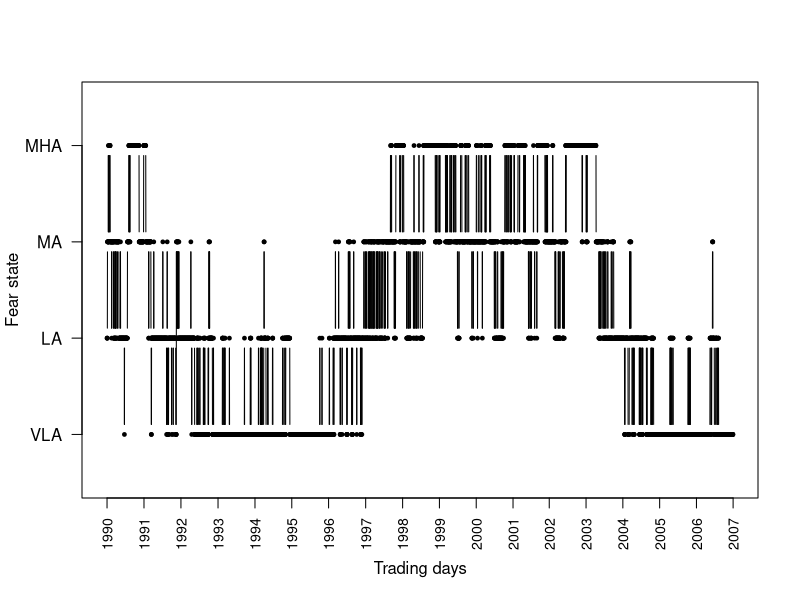
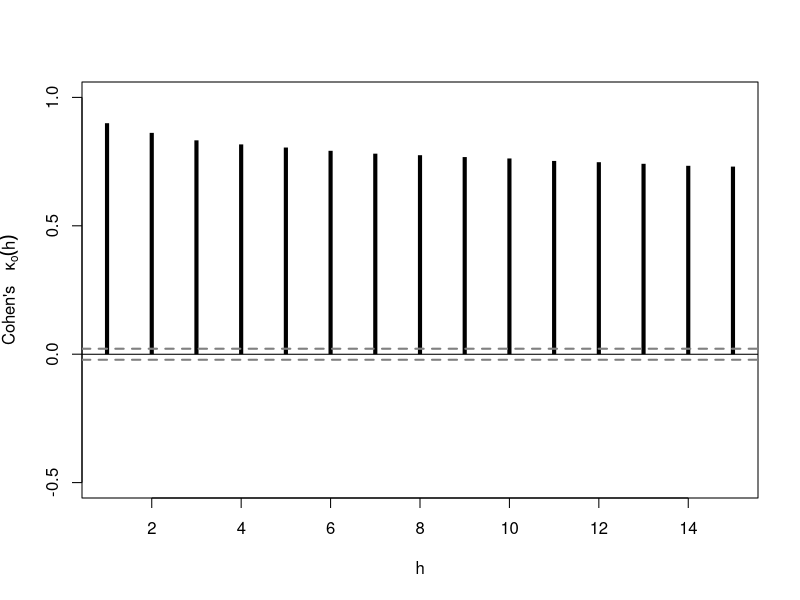
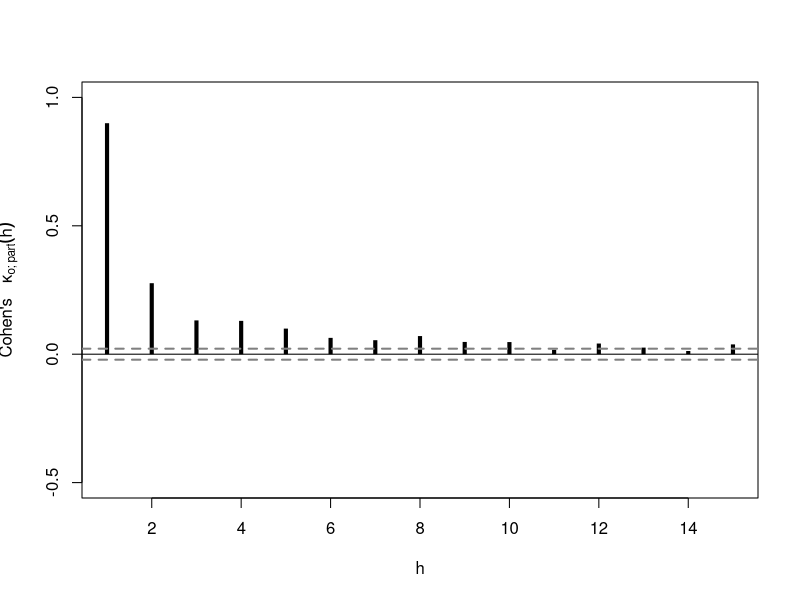

Source code (R) for these figures, in order: (Note: a time limit stopped this script after it produced the figures.)
#Fitting ordinal soft-clipping models models to ordinal fear states data

cReLU <- function(x) min(1, max(0,x))
cReLU <- Vectorize(cReLU)

sc <- function(x, pc, tol=0){
  min(1-tol, max(0+tol,x)) + pc*log1p(exp(-abs(x/pc))) - pc*log1p(exp(-abs((1-x)/pc)))
}
sc <- Vectorize(sc)

sci <- function(y, pc, tol=0){
  y + pc*log1p(-exp(-y/pc)) - pc*log1p(-exp(-(1-y)/pc))
}
sci <- Vectorize(sci)




#Ordinal binarization
ordbin <- function(j,d) 1 * (j <= (0:(d-1)))





#Conditional log-likelihood function for soft-clipping AR(p) process (par=c(parmarg,pardep) with parmarg=c(eta0,...,eta_{d-1})).
#Model version "IdD-scAR" with scalar parameters:

ll_scarp_scalar <- function(par,datanum,d, pc){ #states 1:(d+1)
  T <- length(datanum)
  p <- length(par)-d
  eta <- par[1:d]
  pardep <- par[(d+1):(d+p)] #alpha1,...,alphap
  
  value <- 0
  for (t in c((p+1):T)) {
    ft01 <- eta
    for(k in 1:p) ft01 <- ft01 + pardep[k]*obincodes[datanum[t-k],]
    ft01 <- c(0, sc(ft01, pc), 1)
    
    value <- value - log(ft01[datanum[t]+1]-ft01[datanum[t]])
  }
  value
}


#Constraints for optimization A %*% par >= b:
#etas in [0,1], non-decreasing
Amat_scalar <- function(d,p){
  value <- array(0,c(d+p+1, d+p))
  
  value[1,1] <- 1 #first CDF >=0
  for(i in 2:d){ #differences >=0
    value[i,i] <- 1
    value[i,i-1] <- (-1)
  }
  value[d+1,d] <- (-1) #last CDF <=1

  for(i in 1:p){ #AR >=0
    value[d+1+i,d+i] <- 1
  }
  
  value
}

bvec_scalar <- function(d,p){
  value <- rep(0, d+1+p)
  value[d+1] <- (-1)
  value
}






#Conditional log-likelihood function for soft-clipping AR(1,1) process (par=c(parmarg,pardep) with parmarg=c(eta0,...,eta_{d-1})).
#Model version "IdD-scAR" with scalar parameters:

ll_scar11_scalar <- function(par,datanum,d, pc){ #states 1:(d+1)
  T <- length(datanum)
  eta <- par[1:d]
  pardep <- par[(d+1):(d+2)] #alpha1,beta1
  
  #Initialize feedback term:
  feedb <- sc(eta, pc)
  
  value <- 0
  for (t in c(2:T)) {
    feedb <- sc(eta + pardep[1]*obincodes[datanum[t-1],] + pardep[2]*feedb, pc)
    ft01 <- c(0, feedb, 1)
    
    value <- value - log(ft01[datanum[t]+1]-ft01[datanum[t]])
  }
  value
}


#Constraints for optimization A %*% par >= b:
#use Amat_scalar and bvec_scalar with p=2






#Conditional log-likelihood function for soft-clipping AR(p,1) process (par=c(parmarg,pardep) with parmarg=c(eta0,...,eta_{d-1})).
#Model version "IdD-scAR" with scalar parameters:

ll_scarp1_scalar <- function(par,datanum,d, pc){ #states 1:(d+1)
  T <- length(datanum)
  p <- length(par)-d-1
  eta <- par[1:d]
  pardep <- par[-(1:d)] #alpha1,...,alphap,beta1
  
  #Initialize feedback term:
  feedb <- sc(eta, pc)
  # feedb <- hatf
  
  value <- 0
  for (t in c((p+1):T)) {
    ft01 <- eta + pardep[p+1]*feedb
	for(k in 1:p) ft01 <- ft01 + pardep[k]*obincodes[datanum[t-k],]
    feedb <- sc(ft01, pc)
    ft01 <- c(0, feedb, 1)
    
    value <- value - log(ft01[datanum[t]+1]-ft01[datanum[t]])
  }
  value
}


#Constraints for optimization A %*% par >= b:
#use Amat_scalar and bvec_scalar with p+1






#Conditional log-likelihood function for soft-clipping AR(p,2) process (par=c(parmarg,pardep) with parmarg=c(eta0,...,eta_{d-1})).
#Model version "IdD-scAR" with scalar parameters:

ll_scarp2_scalar <- function(par,datanum,d, pc){ #states 1:(d+1)
  T <- length(datanum)
  p <- length(par)-d-2
  eta <- par[1:d]
  pardep <- par[-(1:d)] #alpha1,...,alphap,beta1,beta2
  
  #Initialize feedback term:
  feedb1 <- feedb2 <- sc(eta, pc)
  
  value <- 0
  for (t in c((p+1):T)) {
    ft01 <- eta + pardep[p+1]*feedb1 + pardep[p+2]*feedb2
	for(k in 1:p) ft01 <- ft01 + pardep[k]*obincodes[datanum[t-k],]
	feedb2 <- feedb1
    feedb1 <- sc(ft01, pc)
    ft01 <- c(0, feedb1, 1)
    
    value <- value - log(ft01[datanum[t]+1]-ft01[datanum[t]])
  }
  value
}


#Constraints for optimization A %*% par >= b:
#use Amat_scalar and bvec_scalar with p+2






#Conditional log-likelihood function for soft-clipping AR(p,3) process (par=c(parmarg,pardep) with parmarg=c(eta0,...,eta_{d-1})).
#Model version "IdD-scAR" with scalar parameters:

ll_scarp3_scalar <- function(par,datanum,d, pc){ #states 1:(d+1)
  T <- length(datanum)
  p <- length(par)-d-3
  eta <- par[1:d]
  pardep <- par[-(1:d)] #alpha1,...,alphap,beta1,beta2,beta3
  
  #Initialize feedback term:
  feedb1 <- feedb2 <- feedb3 <- sc(eta, pc)
  
  value <- 0
  for (t in c((p+1):T)) {
    ft01 <- eta + pardep[p+1]*feedb1 + pardep[p+2]*feedb2 + pardep[p+3]*feedb3
	for(k in 1:p) ft01 <- ft01 + pardep[k]*obincodes[datanum[t-k],]
	feedb3 <- feedb2
	feedb2 <- feedb1
    feedb1 <- sc(ft01, pc)
    ft01 <- c(0, feedb1, 1)
    
    value <- value - log(ft01[datanum[t]+1]-ft01[datanum[t]])
  }
  value
}


#Constraints for optimization A %*% par >= b:
#use Amat_scalar and bvec_scalar with p+3






#Conditional log-likelihood function for soft-clipping AR(p,4) process (par=c(parmarg,pardep) with parmarg=c(eta0,...,eta_{d-1})).
#Model version "IdD-scAR" with scalar parameters:

ll_scarp4_scalar <- function(par,datanum,d, pc){ #states 1:(d+1)
  T <- length(datanum)
  p <- length(par)-d-4
  eta <- par[1:d]
  pardep <- par[-(1:d)] #alpha1,...,alphap,beta1,...,beta4
  
  #Initialize feedback term:
  feedb1 <- feedb2 <- feedb3 <- feedb4 <- sc(eta, pc)
  
  value <- 0
  for (t in c((p+1):T)) {
    ft01 <- eta + pardep[p+1]*feedb1 + pardep[p+2]*feedb2 + pardep[p+3]*feedb3 + pardep[p+4]*feedb4
	for(k in 1:p) ft01 <- ft01 + pardep[k]*obincodes[datanum[t-k],]
	feedb4 <- feedb3
	feedb3 <- feedb2
	feedb2 <- feedb1
    feedb1 <- sc(ft01, pc)
    ft01 <- c(0, feedb1, 1)
    
    value <- value - log(ft01[datanum[t]+1]-ft01[datanum[t]])
  }
  value
}


#Constraints for optimization A %*% par >= b:
#use Amat_scalar and bvec_scalar with p+4






#Fear states based on closing of VIX index for period 1990-2006

#End of years:
years <- c(1990:2007)
ends <- c(253,506,760,1013,1265,1517,1771,2024,2276,2528,2780,3028,3280,3532,3784,4036,4287)

#Fear states:
#"VLA" = "at most very low anxiety"
#"LA" = "low anxiety"
#"MA" = "moderate anxiety"
#"MHA" = "at least moderately high anxiety"

states <- c("VLA","LA","MA","MHA") #position in states corresponds to numeric code
nostates <- length(states)
nostates #4

d <- nostates-1

#Binarization:
nbincodes <- diag(1,nostates) #nominal binarization
obincodes <- array(0, c(nostates,d))
for(s in 0:d) obincodes[s+1,] <- ordbin(s,d)


datanum <- c(2,2,2,3,3,3,3,3,3,4,3,3,3,3,4,3,4,4,4,4,4,4,3,3,3,3,3,3,3,3,3,3,2,3,3,3,3,3,3,3,3,3,3,3,3,2,2,3,3,3,2,2,2,2,2,3,3,3,2,3,2,2,2,3,3,3,3,3,3,3,2,2,3,3,3,3,3,3,3,3,3,3,2,2,2,2,2,2,2,2,2,2,3,2,2,2,2,2,2,2,2,2,2,2,2,2,2,2,2,2,2,2,2,2,2,2,2,2,2,1,2,2,2,2,2,2,2,2,2,2,2,2,2,2,2,2,2,2,2,2,3,3,3,3,3,3,3,3,3,4,4,4,4,3,4,4,3,3,4,4,4,4,4,4,4,4,4,4,4,4,4,4,4,4,4,4,4,4,4,4,4,4,4,4,4,4,4,4,4,4,4,4,4,4,4,4,4,4,4,4,4,4,4,4,4,4,4,4,4,4,4,4,4,4,4,4,4,4,4,4,3,3,3,3,3,3,3,3,3,3,3,3,3,3,3,3,3,3,3,3,3,3,3,3,3,3,3,3,3,3,3,4,4,4,4,4,4,4,4,4,4,4,4,4,4,4,3,3,3,3,3,3,3,3,3,3,3,3,3,3,3,3,3,3,3,2,2,3,3,3,3,3,3,3,3,3,3,3,3,3,3,2,2,1,1,2,2,2,2,2,2,2,2,2,2,2,2,2,2,2,3,2,2,2,2,2,2,2,2,2,2,2,2,2,2,2,2,2,2,2,2,2,2,2,2,2,2,2,2,2,2,2,2,2,2,2,2,2,2,2,2,2,2,2,2,2,2,2,2,2,2,2,2,2,2,2,2,2,2,2,2,2,3,2,2,2,2,2,2,2,2,2,2,2,2,2,2,2,2,2,2,2,2,2,2,2,2,2,1,2,2,2,3,2,2,1,1,1,2,2,1,1,2,2,2,2,2,2,2,2,2,2,2,2,2,2,2,2,2,2,2,2,1,2,2,2,2,2,2,2,2,2,2,1,2,2,2,2,2,2,2,2,2,2,2,2,2,2,2,2,2,1,1,1,1,3,2,3,3,2,3,3,2,2,3,3,2,2,3,2,2,2,3,2,2,2,2,2,2,
2,2,2,2,2,2,2,2,2,2,2,2,2,2,2,2,2,2,2,2,2,2,2,2,2,2,2,2,2,2,2,2,2,2,2,2,2,2,2,2,2,2,2,2,2,2,2,2,2,2,2,2,2,2,2,2,2,2,2,2,2,2,2,2,2,2,2,2,2,2,2,2,2,2,2,3,2,2,2,2,2,1,2,2,2,2,2,2,2,2,2,2,2,2,2,2,2,2,2,2,2,1,1,1,1,1,1,1,1,1,1,1,1,1,1,1,2,2,2,2,1,1,2,2,2,2,2,1,1,1,1,1,1,1,1,1,2,2,1,1,1,1,1,1,1,1,1,1,1,1,1,1,1,1,1,1,1,1,1,1,1,2,1,2,1,1,1,1,1,2,2,2,1,1,1,1,1,1,1,1,1,1,1,1,1,1,1,1,1,1,1,1,1,1,2,1,1,2,2,3,2,3,2,3,2,2,2,2,2,2,2,2,2,2,2,2,2,2,2,2,2,2,2,1,1,1,1,1,1,1,2,1,1,1,1,1,1,1,1,1,1,1,1,1,1,1,1,1,1,1,1,1,1,1,1,1,1,1,1,1,1,1,1,1,1,1,1,1,1,1,1,1,1,1,1,1,1,1,1,1,1,1,1,1,1,1,1,1,1,1,1,2,2,2,2,1,2,1,1,1,1,1,1,1,1,2,1,1,1,2,1,1,1,1,1,1,1,1,1,1,1,1,1,1,1,1,1,1,1,1,1,1,1,1,1,1,1,1,1,2,1,1,1,1,1,1,1,1,1,1,1,1,1,1,1,1,1,1,1,1,1,1,1,1,1,1,1,1,1,1,1,1,1,1,1,1,1,1,1,1,1,1,1,1,1,1,1,1,1,1,1,1,1,1,1,1,1,1,1,1,1,1,1,1,1,1,1,1,1,1,1,1,1,1,1,1,1,1,1,1,1,1,1,1,1,1,1,1,1,1,1,1,1,1,1,1,1,1,1,1,1,1,2,1,1,1,1,1,1,1,1,1,1,1,1,1,1,1,1,1,1,1,1,1,1,1,1,1,1,1,1,1,1,1,1,1,1,1,1,1,1,1,2,2,1,2,2,1,1,1,1,1,1,1,1,1,1,1,1,
1,1,1,1,1,1,1,1,1,1,1,1,1,1,1,1,1,1,1,1,1,1,1,1,1,1,1,1,1,1,1,1,1,1,1,1,1,1,1,2,1,1,1,1,1,1,1,1,1,1,1,1,2,1,1,2,2,2,2,1,2,1,2,1,2,1,1,1,1,1,1,1,1,1,1,2,2,3,3,2,2,2,2,2,2,2,2,2,2,2,2,1,1,1,1,1,1,1,1,1,1,2,2,2,2,2,1,1,1,1,1,1,1,1,1,1,1,1,1,1,1,1,1,1,1,1,1,1,1,1,1,1,1,1,1,2,2,2,1,1,1,1,1,1,1,1,1,1,1,1,1,1,1,1,1,1,1,1,1,1,1,1,1,1,1,1,1,1,1,1,1,1,1,1,1,1,1,1,1,1,1,1,1,1,1,1,1,1,1,1,1,1,1,1,1,1,1,1,1,1,1,1,1,1,2,2,2,2,1,1,1,1,1,1,1,1,2,2,2,2,2,2,2,1,1,1,2,2,2,2,2,2,2,2,2,2,2,2,2,2,2,2,2,2,2,2,2,2,2,2,2,2,2,2,1,1,1,1,1,1,1,1,1,1,1,1,1,1,1,1,1,1,1,1,1,1,1,1,1,1,1,1,1,1,1,1,1,1,1,1,1,1,1,1,1,1,1,1,1,1,1,1,1,1,1,1,1,1,1,1,1,1,1,1,1,1,1,1,1,1,1,1,1,1,1,1,1,1,1,1,1,1,1,1,1,1,1,1,1,1,1,1,1,1,1,1,1,1,1,1,1,1,1,1,1,1,1,1,1,1,1,1,1,1,1,1,1,1,1,1,1,1,1,1,1,1,1,1,1,1,1,1,1,1,1,1,1,1,1,1,1,1,1,1,1,1,1,1,1,1,1,1,1,1,1,1,1,1,1,1,1,1,1,1,1,1,1,1,1,1,1,1,1,1,1,1,1,1,1,1,1,1,1,1,1,1,1,1,1,1,1,1,1,1,1,1,1,1,1,1,1,1,1,1,1,1,1,1,1,2,1,1,1,1,1,1,1,1,1,1,1,1,1,1,2,1,1,1,1,1,1,1,1,1,1,1,1,1,1,1,1,1,1,1,1,1,1,1,1,
1,1,1,1,1,1,1,1,1,1,1,1,1,1,1,1,1,1,1,1,1,1,1,1,1,2,2,1,1,1,1,1,1,1,1,1,1,1,1,1,1,1,1,1,1,1,1,1,1,1,1,2,2,2,2,1,1,1,2,2,2,2,2,2,2,2,2,3,2,2,2,2,2,2,2,2,2,2,2,2,2,2,2,2,2,2,2,2,2,3,2,2,2,2,2,2,2,2,2,1,1,1,2,2,2,2,2,2,2,2,2,2,2,1,2,2,2,2,2,2,2,2,2,2,2,2,2,2,2,2,2,2,2,2,2,2,2,2,2,2,2,2,2,2,1,1,1,1,1,2,2,2,2,2,2,3,3,2,2,2,3,3,3,2,2,3,3,2,2,2,2,2,2,2,2,2,2,2,2,1,2,1,1,1,1,2,2,2,2,2,2,2,3,2,2,2,2,2,2,2,2,2,2,2,2,2,2,2,2,2,2,2,2,1,2,2,2,2,2,2,2,2,2,2,2,2,2,2,2,2,2,2,2,2,2,2,2,2,2,1,2,1,1,1,2,2,2,2,1,2,2,2,2,2,2,2,2,2,2,2,2,3,3,3,3,2,2,2,2,2,2,2,2,3,3,2,2,2,3,3,2,2,2,2,2,2,2,2,2,2,2,3,3,3,2,2,2,2,3,3,2,3,2,2,2,2,2,3,3,3,2,2,3,3,3,3,3,2,3,2,2,2,2,2,2,3,3,3,3,2,3,2,2,3,3,3,3,3,2,2,2,2,2,2,2,2,2,2,2,3,2,3,3,3,3,2,3,2,2,3,3,3,3,3,3,3,3,2,3,3,2,2,2,2,2,2,2,2,3,3,3,3,2,2,2,2,2,2,2,3,3,3,3,3,3,3,3,3,3,3,2,2,2,2,3,2,2,2,2,2,3,3,3,3,3,3,3,3,3,3,3,3,3,3,3,2,3,3,3,3,3,3,3,3,3,3,3,3,3,3,3,3,3,3,4,3,3,3,3,4,4,4,3,3,3,3,3,3,3,3,3,3,3,3,3,3,3,3,3,3,2,3,2,3,3,3,3,2,2,3,3,4,4,4,4,4,4,4,4,4,4,4,4,4,4,4,4,4,4,
4,4,4,4,4,4,4,4,3,3,3,3,3,3,4,4,4,4,4,4,4,4,4,4,4,4,3,3,3,3,4,4,4,4,4,4,3,3,3,3,3,3,3,3,3,3,3,3,3,3,3,3,3,3,3,3,2,2,3,2,2,2,2,2,2,2,2,2,2,2,3,2,3,2,2,2,2,2,2,2,2,2,2,3,3,3,3,3,3,3,3,3,3,3,3,3,3,3,3,3,3,3,2,2,3,3,4,3,3,3,2,3,3,3,3,3,3,3,3,2,3,3,3,2,2,2,3,3,3,3,3,3,3,3,2,3,3,3,3,3,4,3,3,3,3,3,3,3,3,2,2,2,2,2,2,2,2,2,2,2,2,2,2,2,2,3,3,3,3,3,4,3,3,3,4,4,4,4,4,4,4,4,4,4,4,4,4,4,4,4,4,4,4,4,4,4,4,4,4,4,4,4,4,4,4,4,4,4,4,4,4,4,4,4,4,4,4,4,4,4,4,4,4,4,4,4,4,4,4,4,4,4,4,4,4,4,4,4,4,4,4,4,4,4,4,4,4,4,4,4,4,4,3,3,3,3,3,4,3,4,4,4,3,4,4,4,4,4,4,4,4,4,3,3,3,3,3,3,3,3,4,3,3,3,3,4,4,4,4,4,4,4,4,4,4,4,4,4,4,4,4,4,4,4,4,4,4,4,4,4,4,4,4,4,4,4,4,4,4,4,4,4,3,3,4,3,3,3,4,4,4,3,3,4,4,4,3,3,3,3,3,3,3,3,3,3,3,3,3,3,3,3,4,4,3,3,3,3,3,3,4,4,3,4,4,4,4,4,4,4,4,4,4,4,4,3,3,4,4,4,4,4,4,4,4,3,3,3,3,4,4,4,4,3,3,3,3,3,3,3,3,3,3,3,2,2,3,3,3,2,2,2,2,2,2,2,3,3,3,3,3,3,3,3,3,4,4,4,4,4,4,4,4,4,3,3,3,3,3,3,3,3,3,3,3,3,3,3,3,3,3,3,3,3,3,3,3,4,3,3,4,4,4,4,4,4,4,4,3,3,3,3,3,3,3,3,4,4,4,4,4,3,3,3,3,3,3,3,3,3,3,3,3,3,3,3,3,3,3,
3,3,3,2,2,2,3,3,3,3,3,3,3,2,3,3,3,3,3,3,3,3,3,3,3,3,3,3,3,3,3,3,3,3,4,4,4,3,3,3,3,3,2,3,3,3,3,3,3,3,3,4,3,3,3,3,3,3,3,3,3,3,3,3,3,3,4,4,3,3,4,3,3,3,3,2,3,3,3,3,3,3,3,3,3,3,3,3,3,3,3,3,3,3,4,3,3,4,4,4,3,4,4,4,4,4,4,4,4,4,4,4,4,4,4,4,4,4,4,4,4,4,4,4,4,3,3,3,3,4,4,4,3,3,3,3,3,3,3,3,3,3,3,3,3,3,3,3,3,3,3,3,3,3,3,3,3,2,2,2,3,3,2,3,3,3,3,2,2,2,2,2,2,2,2,2,2,3,3,3,3,2,2,2,2,2,2,2,2,2,2,2,2,2,2,2,2,2,2,2,2,2,2,2,3,2,2,2,2,2,2,2,3,2,2,3,3,3,3,3,2,3,3,3,3,3,3,3,3,4,4,4,4,4,4,4,3,3,3,4,4,4,4,3,3,3,3,3,3,4,4,4,4,4,4,4,3,4,4,4,4,4,4,4,4,4,4,3,4,4,3,3,3,3,3,4,4,4,4,4,4,4,4,4,4,4,4,4,4,4,4,4,4,3,4,3,3,3,3,3,3,3,3,3,3,3,3,3,3,3,3,3,3,3,3,3,3,3,3,4,4,4,4,4,4,4,4,4,4,3,3,4,4,4,4,4,4,4,4,4,4,4,4,4,4,4,4,4,4,4,4,4,4,4,4,4,4,4,3,3,4,4,4,4,4,3,4,3,3,4,3,3,3,3,3,3,3,3,3,3,3,3,3,3,3,3,3,3,3,3,3,2,3,2,2,3,3,3,3,3,3,3,3,2,3,3,3,3,3,2,2,2,3,3,3,3,3,3,3,3,3,3,3,3,3,4,3,3,3,3,3,3,3,2,3,3,3,3,3,3,3,3,3,3,3,3,3,3,2,3,3,3,4,3,4,4,4,4,4,4,4,4,4,4,4,4,4,4,4,4,4,4,4,4,4,4,4,4,4,4,4,4,4,4,4,4,4,4,4,4,4,4,4,4,4,4,4,4,4,
4,4,4,4,4,3,3,3,3,3,3,4,4,3,4,3,3,3,3,4,4,3,4,3,3,3,3,3,3,3,3,3,3,3,3,3,3,3,3,3,3,3,3,3,3,3,3,3,3,3,3,3,3,3,3,3,3,4,4,4,3,3,3,3,3,3,3,3,3,3,3,3,3,3,2,3,3,2,3,2,2,2,2,2,2,2,2,2,2,2,2,2,2,2,2,2,3,2,2,2,2,2,3,2,2,2,2,2,2,2,3,3,3,3,3,3,3,3,3,3,3,3,3,3,3,2,2,2,2,2,3,2,2,2,3,3,3,2,3,3,3,3,3,3,3,3,4,4,3,3,4,4,4,4,4,4,4,4,4,4,4,4,4,4,4,4,4,4,4,4,4,4,4,4,4,4,4,4,4,4,4,4,4,4,4,4,4,4,4,4,4,4,4,4,4,4,4,4,4,4,4,4,4,4,4,4,4,4,4,4,4,4,4,4,4,4,4,4,4,4,4,4,4,4,4,4,4,4,4,4,4,4,4,4,4,4,4,4,4,4,4,4,4,4,4,4,4,4,4,4,4,4,4,4,4,4,4,4,4,3,3,3,4,4,4,4,4,4,4,4,4,4,4,4,4,4,4,4,4,4,4,4,4,4,4,4,4,3,3,4,4,3,3,3,3,4,4,4,4,4,4,4,4,4,4,4,4,4,4,4,4,4,4,4,4,4,4,4,4,4,4,4,4,4,4,4,4,4,4,4,4,4,4,4,4,4,4,4,4,4,4,4,4,4,4,4,4,4,4,4,4,4,4,4,4,3,3,3,3,3,3,3,3,3,3,3,3,3,3,3,3,3,3,3,2,2,2,3,2,2,3,3,3,2,2,2,3,3,2,3,3,3,3,3,3,3,3,3,3,3,3,2,2,2,3,3,3,2,2,2,2,2,2,3,2,2,2,2,2,2,2,3,2,2,2,2,2,2,2,2,2,2,3,3,3,3,3,2,2,2,2,2,2,2,2,2,2,2,2,2,2,2,2,2,2,2,2,2,2,3,2,2,2,2,2,2,2,2,2,3,3,3,3,3,3,3,2,2,2,2,2,2,2,2,2,2,2,2,2,2,2,2,2,2,2,2,2,2,2,
2,2,2,2,2,2,2,2,2,2,2,2,2,2,2,2,2,2,2,2,2,2,2,2,2,2,2,2,2,2,2,2,2,2,2,2,2,2,2,2,2,2,2,2,2,2,2,2,2,2,2,1,1,1,1,2,2,2,2,2,2,2,2,2,2,2,2,2,2,2,2,2,2,2,2,1,1,1,1,1,1,1,1,2,2,2,3,2,3,3,2,2,2,3,3,2,2,2,2,2,2,2,2,1,2,2,2,2,2,2,2,1,2,2,2,1,1,1,2,2,2,2,2,2,2,2,2,2,2,2,2,2,2,2,2,2,2,2,2,2,2,2,2,2,2,2,2,2,2,2,2,2,1,2,1,2,1,1,1,2,2,2,1,2,2,2,2,2,2,1,1,1,1,1,2,1,2,2,2,2,2,2,2,2,2,2,2,2,2,2,2,2,2,2,2,2,2,2,2,2,2,1,1,1,2,2,1,1,1,1,1,1,1,1,1,1,1,1,1,1,1,1,1,1,1,1,1,1,1,1,1,1,2,1,2,2,2,2,1,2,1,1,2,2,2,2,2,2,2,2,1,1,1,1,1,1,1,1,1,1,1,1,1,1,1,1,1,1,1,1,1,1,1,1,1,1,1,1,1,1,1,1,1,1,1,1,1,1,1,1,1,1,1,1,1,1,1,1,1,1,1,1,1,1,1,1,1,1,1,1,1,1,1,1,1,1,1,1,1,1,1,1,1,1,1,1,1,1,1,1,1,1,1,1,1,1,1,1,1,1,1,1,1,1,1,1,1,1,1,1,1,1,1,1,1,1,1,1,1,1,1,1,2,2,1,2,1,2,1,1,1,2,2,2,1,1,1,1,1,1,1,2,2,2,1,1,1,1,1,1,1,1,1,1,1,1,1,1,1,1,1,1,1,1,1,1,1,1,1,1,1,1,1,1,1,1,1,1,1,1,1,1,1,1,1,1,1,1,1,1,1,1,1,1,1,1,1,1,1,1,1,1,1,1,1,1,1,1,1,1,1,1,1,1,1,1,1,1,1,1,1,1,1,1,1,1,1,1,1,1,1,1,1,1,1,1,1,1,1,1,1,1,1,1,1,2,2,2,2,1,1,2,1,2,2,1,1,1,2,
1,2,1,1,1,1,1,1,1,1,1,1,1,1,1,1,1,1,1,1,1,1,1,1,1,1,1,1,1,1,1,1,1,1,1,1,1,1,1,1,1,1,1,1,1,1,1,1,1,1,1,1,1,1,1,1,1,1,1,1,1,1,1,1,1,1,1,1,1,1,1,1,1,1,1,1,1,1,1,1,1,1,1,1,1,1,1,1,1,1,1,1,1,1,1,1,1,1,1,1,1,1,1,1,1,1,1,1,1,1,1,1,1,1,1,1,1,1,1,1,1,1,1,1,1,1,1,1,1,1,1,1,1,1,1,1,1,2,2,2,2,2,2,2,1,2,2,1,1,2,2,2,2,2,3,3,3,2,2,2,2,2,2,2,2,2,2,1,1,1,1,1,1,1,1,1,2,2,2,2,2,2,2,1,1,1,1,1,1,2,1,1,1,2,2,2,1,1,1,1,1,1,1,1,1,1,1,1,1,1,1,1,1,1,1,1,1,1,1,1,1,1,1,1,1,1,1,1,1,1,1,1,1,1,1,1,1,1,1,1,1,1,1,1,1,1,1,1,1,1,1,1,1,1,1,1,1,1,1,1,1,1,1,1,1,1,1,1,1,1,1,1,1,1,1,1,1,1,1,1,1,1,1,1,1,1,1,1,1,1,1,1,1,1,1)

Tlen <- length(datanum)
Tlen #4287

databin <- nbincodes[datanum,] #assign row vectors
dataobin <- obincodes[datanum,] #assign row vectors





#####################
#Descriptive analysis
#####################


#relative frequencies
hatpi <- colMeans(databin)
hatpi
#0.3272685 0.2857476 0.2192676 0.1677164

hatf <- cumsum(hatpi)[1:d]
hatf
#0.3272685 0.6130161 0.8322836

#Median:
min((0:(d-1))[hatf>=0.5]) #1


#IOV:
IOV <- 4/d * sum(hatf*(1-hatf))
IOV #0.7959717

#CPE:
CPE <- -1/d/log(2) * sum(hatf*log(hatf) + (1-hatf)*log(1-hatf))
CPE #0.8424636

#skew:
skew <- 2/d * sum(hatf) - 1
skew #0.1817122


#Time series plot of data
plot(datanum, type="b", pch=19, cex=0.5, ylim=c(0.5,nostates+.5), xlab="Trading days", ylab="Fear state", yaxt="n", xaxt="n")
axis(side=1, at=c(1, ends+1), labels=years, cex.axis=0.85, las=2)
axis(side=2, at=c(1:nostates), labels=states, las=2)







maxlag <- 15
hatbivprob <- array(0,c(nostates,nostates,maxlag))

for(k in c(1:maxlag)){
  for(i in c(1:nostates)){
    for(j in c(1:nostates)){
      hatbivprob[i,j,k] <- mean(databin[(k+1):Tlen,i]*databin[1:(Tlen-k),j])
    }
  }
}

#... which is to be compared with
indprob <- hatpi %*% t(hatpi)

#nominal kappa:
cohennom <- rep(0,maxlag)
for(k in c(1:maxlag)){
  cohennom[k] <- (sum(diag(hatbivprob[,,k]))-sum(hatpi^2))/(1-sum(hatpi^2))
}
cohennom
#0.8374792 0.7767993 0.7322872 0.7093542 0.6883168 0.6701297 0.6528878 0.6448581 0.6339625 0.6252885 0.6115197 0.6053823 0.5976504 0.5870494 0.5828127


#diagonal of bivariate cdf
hatbivcdf <- array(0, c(nostates-1,maxlag))
for(k in c(1:maxlag)){
  for(i in c(1:d)){
    hatbivcdf[i,k] <- sum(hatbivprob[1:i,1:i,k])
  }
}

#Required for computing asymptotics:
hatfmat <- array(0, c(nostates-1,nostates-1))
for(i in c(1:d)){
  for(j in c(1:d)){
    hatfmat[i,j] <- hatf[min(i,j)]-hatf[i]*hatf[j]
  }} #for i,j



#ordinal kappa:
cohenord <- rep(0,maxlag)
for(k in c(1:maxlag)){
  cohenord[k] <- (sum(hatbivcdf[,k])-sum(hatf^2))/sum(hatf*(1-hatf))
}
cohenord
#0.8994676 0.8618267 0.8327705 0.8169983 0.8047395 0.7920837 0.7809875 0.7749752 0.7677855 0.7621590 0.7526124 0.7477633 0.7413443 0.7337463 0.7304579


#Critical value
alpha <- 0.05
crit2 <- qnorm(1-alpha/2, sd=sqrt(16/d^2/IOV^2 * sum(hatfmat^2)/Tlen))
#0.0214786

#Plot of ordinal Cohen's kappa:
plot(cohenord, type="h", xlab = "h", ylab = expression(paste("Cohen's   ",kappa[o](h))), lwd=4, ylim=c(-0.5,1), lend=3)
abline(h=c(-1/Tlen+crit2,-1/Tlen-crit2), col=gray(0.5), lwd=2, lty=2)
abline(h=-1/Tlen)



#Compute "partial ordinal Cohen's kappa" recursively as in Appendix B.3:
cohenordpart <- rep(0,maxlag)
cohenordpart[1] <- cohenord[1]

a <- array(0, c(2,maxlag))
a[1,1] <- cohenord[1]

for(k in c(1:(maxlag-1))){
  a[2,k+1] <- (cohenord[k+1] - a[1,1:k] %*% cohenord[k:1]) / (1 - a[1,1:k] %*% cohenord[1:k])
  for(j in c(1:k)){
    a[2,j] <- a[1,j]-a[2,k+1]*a[1,k-j+1]
  }
  cohenordpart[k+1] <- a[2,k+1]
  a[1,] <- a[2,]
}
plot(cohenordpart, type="h", xlab = "h", ylab = expression(paste("Cohen's   ",kappa["o; part"](h))), lwd=4, ylim=c(-0.5,1), lend=3)
abline(h=c(crit2,-crit2), col=gray(0.5), lwd=2, lty=2)
abline(h=0)

cohenordpart
#0.89946756 0.27642069 0.13172014 0.12983104 0.09972284 0.06367958 0.05450205 0.07069206 0.04784418 0.04716901 0.01745251 0.04156909 0.02556315 0.01246609 0.03823501






#Fit IdD-scAR(1) model with scalar dependence parameters:
delta <- 0.01 #soft-clipping parameter

#Initialize scAR(1) estimates:
start <- c(hatf*(1-cohenord[1]), cohenord[1])

scar1.s <- suppressWarnings(constrOptim(start, ll_scarp_scalar, NULL, ui=Amat_scalar(d,1), ci=bvec_scalar(d,1), datanum=datanum, d=d, pc=delta))
scar1.s$par
#0.03026081 0.09081260 0.14217978 0.84136280
scar1.s$value
#2082.806

#AIC and BIC:
AIC.scar1.s <- 2*Tlen/(Tlen-1)*scar1.s$value+2*length(scar1.s$par)
BIC.scar1.s <- 2*Tlen/(Tlen-1)*scar1.s$value+log(Tlen)*length(scar1.s$par)
c(AIC.scar1.s, BIC.scar1.s) #4174.583 4200.037









#Fit IdD-scAR(2) model with scalar dependence parameters:
delta <- 0.01 #soft-clipping parameter

#Initialize scAR(2) estimates:
#"moment estimates"

al1MM <- cohenord[1]*(1-cohenord[2])/(1-cohenord[1]^2) 
al2MM <- (cohenord[2]-cohenord[1]^2)/(1-cohenord[1]^2) 
c(al1MM,al2MM) #0.6508361 0.2764207
start <- c(hatf*(1-al1MM-al2MM), al1MM,al2MM)

scar2.s <- suppressWarnings(constrOptim(start, ll_scarp_scalar, NULL, ui=Amat_scalar(d,2), ci=bvec_scalar(d,2), datanum=datanum, d=d, pc=delta))
scar2.s$par
#0.01958477 0.06308512 0.10171479 0.62178283 0.26464989
scar2.s$value
#1875.293


#AIC and BIC:
AIC.scar2.s <- 2*Tlen/(Tlen-2)*scar2.s$value+2*length(scar2.s$par)
BIC.scar2.s <- 2*Tlen/(Tlen-2)*scar2.s$value+log(Tlen)*length(scar2.s$par)
c(AIC.scar2.s, BIC.scar2.s) #3762.337 3794.154





#Fit IdD-scAR(1,1) model with scalar dependence parameters:
delta <- 0.01 #soft-clipping parameter

#Initialize scAR(1,1) estimates:
start <- c(hatf*(1-cohenord[1]), cohenord[1]/2, cohenord[1]/2)

scar11.s <- suppressWarnings(constrOptim(start, ll_scar11_scalar, NULL, ui=Amat_scalar(d,2), ci=bvec_scalar(d,2), datanum=datanum, d=d, pc=delta))
scar11.s$par
#0.001116733 0.011708363 0.023134872 0.374006226 0.606489547
scar11.s$value
#1685.245


#AIC and BIC:
AIC.scar11.s <- 2*Tlen/(Tlen-1)*scar11.s$value+2*length(scar11.s$par)
BIC.scar11.s <- 2*Tlen/(Tlen-1)*scar11.s$value+log(Tlen)*length(scar11.s$par)
c(AIC.scar11.s, BIC.scar11.s) #3381.277 3413.094



# parameters:
etaML11 <- scar11.s$par[1:d]
alphaML11<-scar11.s$par[d+1]
betaML11<-scar11.s$par[d+2]


#PIT:
nobins <- 10
PIT <- array(0, c(2,nobins+1))

for(j in c(1:nobins)){
  u <- j/nobins
  pitval <- 0
  
  feedb <- sc(etaML11,pc=delta)
  for(t in c(2:Tlen)){
    feedb <-sc(etaML11 + alphaML11*obincodes[datanum[t-1],]+ betaML11*feedb, delta)
    ft <- c(0, feedb, 1)
    if(ft[datanum[t]]<u){
      if(ft[(datanum[t]+1)]<u){
        pitval <- pitval+1
      }else{
        pitval <- pitval+ (u-ft[datanum[t]])/(ft[(datanum[t]+1)]-ft[datanum[t]])
      }
    }
  }
  PIT[1,j+1] <- pitval/(Tlen-1)
  PIT[2,j+1] <- PIT[1,j+1]-PIT[1,j]
}

PIT.freq <- as.vector(rep(((1:nobins)-0.5)/nobins, PIT[2,2:(nobins+1)]*1000))
PIT.hist.tpar <- hist(PIT.freq, plot=FALSE, breaks=nobins)
PIT.hist.tpar$density <- PIT.hist.tpar$counts/1000

plot(PIT.hist.tpar, freq=FALSE, main="fitted IdD-scAR(1,1) model", ylab="PIT histogram", xlab="u", col="gray", ylim=c(0,0.15), yaxt="n")
axis(side=2)
abline(h=0.1, lwd=2)



#Marginal calibration:
tabf <- array(0, c(Tlen-1, d))

feedb <- sc(etaML11,pc=delta)
for(t in c(2:Tlen)){
    feedb <-sc(etaML11 + alphaML11*obincodes[datanum[t-1],]+ betaML11*feedb, delta)
	
	tabf[t-1, ] <- feedb
}

#Marginal calibration:
hatf
#0.3272685 0.6130161 0.8322836
colMeans(tabf)
#0.3188074 0.6108630 0.8367334





#Fit IdD-scAR(1,2) model with scalar dependence parameters:
delta <- 0.01 #soft-clipping parameter

#Initialize with scAR(1,1) estimates:
start <- c(0.001, 0.012, 0.023, 0.374, 0.606, 0.01)

scar12.s <- suppressWarnings(constrOptim(start, ll_scarp2_scalar, NULL, ui=Amat_scalar(d,3), ci=bvec_scalar(d,3), datanum=datanum, d=d, pc=delta))
scar12.s$par
#0.00105265 0.01284187 0.02544572 0.44828579 0.26007047 0.27065205
scar12.s$value
#1656.729

#AIC and BIC:
AIC.scar12.s <- 2*Tlen/(Tlen-1)*scar12.s$value+2*length(scar12.s$par)
BIC.scar12.s <- 2*Tlen/(Tlen-1)*scar12.s$value+log(Tlen)*length(scar12.s$par)
c(AIC.scar12.s, BIC.scar12.s) #3326.232 3364.412





#Fit IdD-scAR(1,3) model with scalar dependence parameters:
delta <- 0.01 #soft-clipping parameter

#Initialize with scAR(1,2) estimates:
start <- c(0.001, 0.013, 0.025, 0.448, 0.260, 0.271, 0.01)

scar13.s <- suppressWarnings(constrOptim(start, ll_scarp3_scalar, NULL, ui=Amat_scalar(d,4), ci=bvec_scalar(d,4), datanum=datanum, d=d, pc=delta))
scar13.s$par
#0.000782904 0.012996868 0.025807186 0.482906312 0.266804353 0.023907697 0.205409577
scar13.s$value
#1636.611

#AIC and BIC:
AIC.scar13.s <- 2*Tlen/(Tlen-1)*scar13.s$value+2*length(scar13.s$par)
BIC.scar13.s <- 2*Tlen/(Tlen-1)*scar13.s$value+log(Tlen)*length(scar13.s$par)
c(AIC.scar13.s, BIC.scar13.s) #3287.985 3332.528





#Fit IdD-scAR(1,4) model with scalar dependence parameters:
delta <- 0.01 #soft-clipping parameter

#Initialize with scAR(1,3) estimates:
start <- c(0.001, 0.013, 0.026, 0.48, 0.260, 0.024, 0.205, 0.01)

scar14.s <- suppressWarnings(constrOptim(start, ll_scarp4_scalar, NULL, ui=Amat_scalar(d,5), ci=bvec_scalar(d,5), datanum=datanum, d=d, pc=delta))
scar14.s$par
#0.0007310307 0.0130068441 0.0258548665 0.5020720033 0.2436145520 0.0408705320 0.0732826738 0.1193761928
scar14.s$value
#1628.88

#AIC and BIC:
AIC.scar14.s <- 2*Tlen/(Tlen-1)*scar14.s$value+2*length(scar14.s$par)
BIC.scar14.s <- 2*Tlen/(Tlen-1)*scar14.s$value+log(Tlen)*length(scar14.s$par)
c(AIC.scar14.s, BIC.scar14.s) #3274.520 3325.427


# parameters:
etaML14 <- scar14.s$par[1:d]
alpha1ML14<-scar14.s$par[d+1]
beta1ML14<-scar14.s$par[d+2]
beta2ML14<-scar14.s$par[d+3]
beta3ML14<-scar14.s$par[d+4]
beta4ML14<-scar14.s$par[d+5]


#PIT:
nobins <- 10
PIT <- array(0, c(2,nobins+1))

for(j in c(1:nobins)){
  u <- j/nobins
  pitval <- 0
  
  feedb1 <- feedb2 <- feedb3 <- feedb4 <- sc(etaML14,pc=delta)
  for(t in c(2:Tlen)){
    ft01 <- etaML14 + alpha1ML14*obincodes[datanum[t-1],] + beta1ML14*feedb1 + beta2ML14*feedb2 + beta3ML14*feedb3 + beta4ML14*feedb4
	feedb4 <- feedb3
	feedb3 <- feedb2
	feedb2 <- feedb1
    feedb1 <- sc(ft01, pc=delta)
    ft <- c(0, feedb1, 1)
    if(ft[datanum[t]]<u){
      if(ft[(datanum[t]+1)]<u){
        pitval <- pitval+1
      }else{
        pitval <- pitval+ (u-ft[datanum[t]])/(ft[(datanum[t]+1)]-ft[datanum[t]])
      }
    }
  }
  PIT[1,j+1] <- pitval/(Tlen-1)
  PIT[2,j+1] <- PIT[1,j+1]-PIT[1,j]
}

PIT.freq <- as.vector(rep(((1:nobins)-0.5)/nobins, PIT[2,2:(nobins+1)]*1000))
PIT.hist.tpar <- hist(PIT.freq, plot=FALSE, breaks=nobins)
PIT.hist.tpar$density <- PIT.hist.tpar$counts/1000

plot(PIT.hist.tpar, freq=FALSE, main="fitted IdD-scAR(1,4) model", ylab="PIT histogram", xlab="u", col="gray", ylim=c(0,0.15), yaxt="n")
axis(side=2)
abline(h=0.1, lwd=2)



#Marginal calibration:
tabf <- array(0, c(Tlen-1, d))
  
feedb1 <- feedb2 <- feedb3 <- feedb4 <- sc(etaML14,pc=delta)
for(t in c(2:Tlen)){
    ft01 <- etaML14 + alpha1ML14*obincodes[datanum[t-1],] + beta1ML14*feedb1 + beta2ML14*feedb2 + beta3ML14*feedb3 + beta4ML14*feedb4
	feedb4 <- feedb3
	feedb3 <- feedb2
	feedb2 <- feedb1
    feedb1 <- sc(ft01, pc=delta)
	
	tabf[t-1, ] <- feedb1
}

#Marginal calibration:
hatf
#0.3272685 0.6130161 0.8322836
colMeans(tabf)
#0.3200150 0.6117295 0.8365475









#########################################
#Competitors from different model classes
#########################################






#Conditional log-likelihood function for logit AR(1,1) process (par=c(parmarg,pardep) with parmarg=c(eta0,...,eta_{d-1})).
#Model version with scalar parameters:

ll_logitar11_scalar <- function(par,datanum,d, pc){ #states 1:(d+1)
  T <- length(datanum)
  eta <- par[1:d]
  pardep <- par[(d+1):(d+2)] #alpha1,beta1
  
  #Initialize feedback term:
  feedb <- plogis(eta)
  
  value <- 0
  for (t in c(2:T)) {
    feedb <- plogis(eta + pardep[1]*obincodes[datanum[t-1],] + pardep[2]*feedb)
    ft01 <- c(0, feedb, 1)
    
    value <- value - log(ft01[datanum[t]+1]-ft01[datanum[t]])
  }
  value
}


#Constraints for optimization A %*% par >= b:
#etas non-decreasing
Amat_logit <- function(d,p){
  value <- array(0,c(d+p-1, d+p))
  
  for(i in 1:(d-1)){ #differences >=0
    value[i,i+1] <- 1
    value[i,i] <- (-1)
  }

  for(i in 1:p){ #AR >=0
    value[d-1+i,d+i] <- 1
  }
  
  value
}

bvec_logit <- function(d,p){
  value <- rep(0, d-1+p)
  value
}





#Fit logitAR(1,1) model with scalar dependence parameters:

#Initialize logitAR(1,1) estimates:
start <- c(qlogis(hatf*(1-cohenord[1])), 3,3)

logitar11.s <- suppressWarnings(constrOptim(start, ll_logitar11_scalar, NULL, ui=Amat_logit(d,2), ci=bvec_logit(d,2), datanum=datanum, d=d))
logitar11.s$par
#-3.627461 -3.081534 -2.521130  3.251302  3.140576
logitar11.s$value
#1837.129

#AIC and BIC:
AIC.logitar11.s <- 2*Tlen/(Tlen-1)*logitar11.s$value+2*length(logitar11.s$par)
BIC.logitar11.s <- 2*Tlen/(Tlen-1)*logitar11.s$value+log(Tlen)*length(logitar11.s$par)
c(AIC.logitar11.s, BIC.logitar11.s) #3685.115 3716.932





# parameters:
etaML11 <- logitar11.s$par[1:d]
alphaML11<-logitar11.s$par[d+1]
betaML11<-logitar11.s$par[d+2]


#PIT:
nobins <- 10
PIT <- array(0, c(2,nobins+1))

for(j in c(1:nobins)){
  u <- j/nobins
  pitval <- 0
  
  feedb <- plogis(etaML11)
  for(t in c(2:Tlen)){
    feedb <-plogis(etaML11 + alphaML11*obincodes[datanum[t-1],]+ betaML11*feedb)
    ft <- c(0, feedb, 1)
    if(ft[datanum[t]]<u){
      if(ft[(datanum[t]+1)]<u){
        pitval <- pitval+1
      }else{
        pitval <- pitval+ (u-ft[datanum[t]])/(ft[(datanum[t]+1)]-ft[datanum[t]])
      }
    }
  }
  PIT[1,j+1] <- pitval/(Tlen-1)
  PIT[2,j+1] <- PIT[1,j+1]-PIT[1,j]
}

PIT.freq <- as.vector(rep(((1:nobins)-0.5)/nobins, PIT[2,2:(nobins+1)]*1000))
PIT.hist.tpar <- hist(PIT.freq, plot=FALSE, breaks=nobins)
PIT.hist.tpar$density <- PIT.hist.tpar$counts/1000

plot(PIT.hist.tpar, freq=FALSE, main="fitted IdD-logitAR(1,1) model", ylab="PIT histogram", xlab="u", col="gray", ylim=c(0,0.15), yaxt="n")
axis(side=2)
abline(h=0.1, lwd=2)



#Marginal calibration:
tabf <- array(0, c(Tlen-1, d))

feedb <- plogis(etaML11)
for(t in c(2:Tlen)){
    feedb <- plogis(etaML11 + alphaML11*obincodes[datanum[t-1],]+ betaML11*feedb)
	
	tabf[t-1, ] <- feedb
}

#Marginal calibration:
hatf
#0.3272685 0.6130161 0.8322836
colMeans(tabf)
#0.3148705 0.6106575 0.8397323






#Conditional log-likelihood function for logitAR(p,4) process (par=c(parmarg,pardep) with parmarg=c(eta0,...,eta_{d-1})).
#Model version with scalar parameters:

ll_logitarp4_scalar <- function(par,datanum,d, pc){ #states 1:(d+1)
  T <- length(datanum)
  p <- length(par)-d-4
  eta <- par[1:d]
  pardep <- par[-(1:d)] #alpha1,...,alphap,beta1,...,beta4
  
  #Initialize feedback term:
  feedb1 <- feedb2 <- feedb3 <- feedb4 <- plogis(eta)
  
  value <- 0
  for (t in c((p+1):T)) {
    ft01 <- eta + pardep[p+1]*feedb1 + pardep[p+2]*feedb2 + pardep[p+3]*feedb3 + pardep[p+4]*feedb4
	for(k in 1:p) ft01 <- ft01 + pardep[k]*obincodes[datanum[t-k],]
	feedb4 <- feedb3
	feedb3 <- feedb2
	feedb2 <- feedb1
    feedb1 <- plogis(ft01)
    ft01 <- c(0, feedb1, 1)
    
    value <- value - log(ft01[datanum[t]+1]-ft01[datanum[t]])
  }
  value
}


#Constraints for optimization A %*% par >= b:
#use Amat_logit and bvec_logit with p+4







#Fit logitAR(1,4) model with scalar dependence parameters:

start <- c(-3.7, -3.3, -2.8, 3.5,1.2,0.2,0.7,1.2)

logitar14.s <- suppressWarnings(constrOptim(start, ll_logitarp4_scalar, NULL, ui=Amat_logit(d,5), ci=bvec_logit(d,5), datanum=datanum, d=d))
logitar14.s$par
#-3.7677816 -3.2981825 -2.8154967  3.4910148  1.1687164  0.1562705  0.7075559  1.2351682
logitar14.s$value
#1754.148

#AIC and BIC:
AIC.logitar14.s <- 2*Tlen/(Tlen-1)*logitar14.s$value+2*length(logitar14.s$par)
BIC.logitar14.s <- 2*Tlen/(Tlen-1)*logitar14.s$value+log(Tlen)*length(logitar14.s$par)
c(AIC.logitar14.s, BIC.logitar14.s) #3525.115 3576.022



# parameters:
etaML14 <- logitar14.s$par[1:d]
alpha1ML14 <- logitar14.s$par[d+1]
beta1ML14 <- logitar14.s$par[d+2]
beta2ML14 <- logitar14.s$par[d+3]
beta3ML14 <- logitar14.s$par[d+4]
beta4ML14 <- logitar14.s$par[d+5]


#PIT:
nobins <- 10
PIT <- array(0, c(2,nobins+1))

for(j in c(1:nobins)){
  u <- j/nobins
  pitval <- 0
  
  feedb1 <- feedb2 <- feedb3 <- feedb4 <- plogis(etaML14)
  for(t in c(2:Tlen)){
    ft01 <- etaML14 + alpha1ML14*obincodes[datanum[t-1],] + beta1ML14*feedb1 + beta2ML14*feedb2 + beta3ML14*feedb3 + beta4ML14*feedb4
	feedb4 <- feedb3
	feedb3 <- feedb2
	feedb2 <- feedb1
    feedb1 <- plogis(ft01)
    ft <- c(0, feedb1, 1)
    if(ft[datanum[t]]<u){
      if(ft[(datanum[t]+1)]<u){
        pitval <- pitval+1
      }else{
        pitval <- pitval+ (u-ft[datanum[t]])/(ft[(datanum[t]+1)]-ft[datanum[t]])
      }
    }
  }
  PIT[1,j+1] <- pitval/(Tlen-1)
  PIT[2,j+1] <- PIT[1,j+1]-PIT[1,j]
}

PIT.freq <- as.vector(rep(((1:nobins)-0.5)/nobins, PIT[2,2:(nobins+1)]*1000))
PIT.hist.tpar <- hist(PIT.freq, plot=FALSE, breaks=nobins)
PIT.hist.tpar$density <- PIT.hist.tpar$counts/1000

plot(PIT.hist.tpar, freq=FALSE, main="fitted IdD-logitAR(1,4) model", ylab="PIT histogram", xlab="u", col="gray", ylim=c(0,0.15), yaxt="n")
axis(side=2)
abline(h=0.1, lwd=2)



#Marginal calibration:
tabf <- array(0, c(Tlen-1, d))
  
feedb1 <- feedb2 <- feedb3 <- feedb4 <- plogis(etaML14)
for(t in c(2:Tlen)){
    ft01 <- etaML14 + alpha1ML14*obincodes[datanum[t-1],] + beta1ML14*feedb1 + beta2ML14*feedb2 + beta3ML14*feedb3 + beta4ML14*feedb4
	feedb4 <- feedb3
	feedb3 <- feedb2
	feedb2 <- feedb1
    feedb1 <- plogis(ft01)
	
	tabf[t-1, ] <- feedb1
}

#Marginal calibration:
hatf
#0.3272685 0.6130161 0.8322836
colMeans(tabf)
#0.3163657 0.6096673 0.8380936
